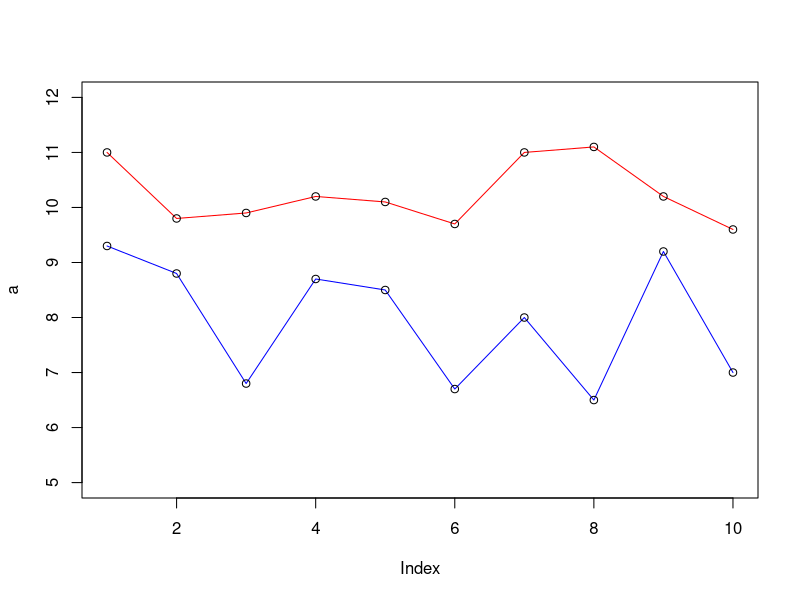

Generate this figure with R:
a <- c(9.3, 8.8, 6.8, 8.7, 8.5, 6.7, 8.0, 6.5, 9.2, 7.0)
summary(a)
length(a)
mean(a)
median(a)

b <- c(11.0, 9.8, 9.9, 10.2, 10.1, 9.7, 11.0, 11.1, 10.2, 9.6)
summary(b)
length(b)
mean(b)
median(b)

plot(a, type="l", col = "blue", ylim = c(5, 12))
lines(b, type="l", col = "red")
points(a)
points(b)
